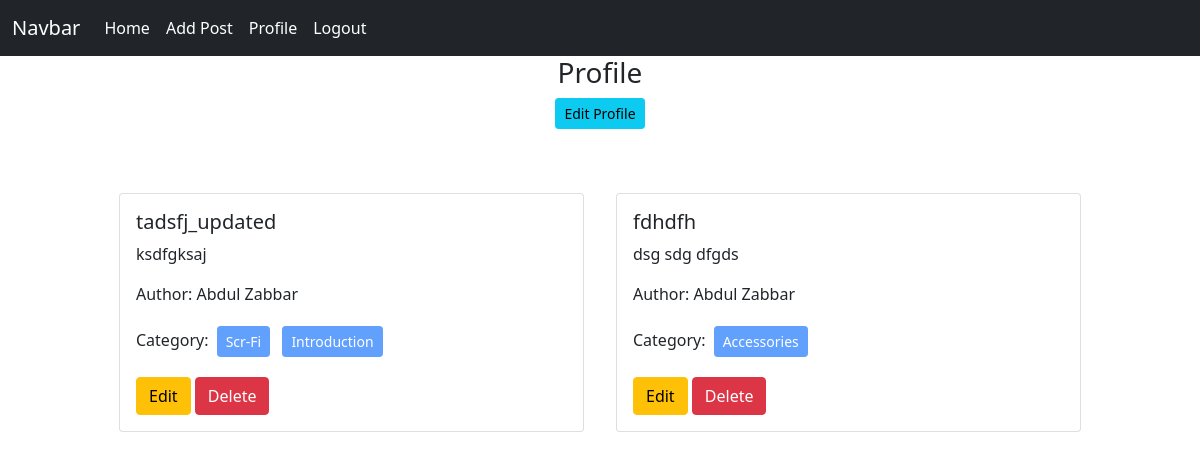
The app's page /author/profile/ (signed in) with its own data.
### posts/models.py (models this page shows, shortened)
class Post(models.Model):
    title= models.CharField(max_length=50)
    content= models.TextField()
    category= models.ManyToManyField(Category) # many to many relationship
    author= models.ForeignKey(User, on_delete=models.CASCADE)

### categories/models.py (models this page shows, shortened)
class Category(models.Model):
    name= models.CharField(max_length=100)
    slug= models.SlugField(max_length=100, null=True, blank=True, unique=True)

### author/views.py (the view)
# urls.py: path('profile/', views.profile, name='profile'),
@login_required
def profile(request):
    data= Post.objects.filter(author= request.user)
    return render(request, 'profile.html', {'data': data})

### author/templates/profile.html
{% extends "base.html" %}
{% load crispy_forms_tags %}
{% block content %}
<h3 class="text-center">Profile</h3>
<div class="text-center">
    <a href="{% url 'edit_profile' %}" class="btn btn-info btn-sm">Edit Profile</a>
</div>
<div class="d-flex flex-wrap justify-content-center container pt-5">
    {% for post in data  %}
    <div class="col-sm-5 m-3">
        <div class="card">
          <div class="card-body">
            <h5 class="card-title">{{post.title}}</h5>
            <p class="card-text">{{post.content}}</p>
            <p>Author: {{post.author.first_name}} {{post.author.last_name}}</p>
            <p>Category:
                {% for cat in post.category.all %}
                    <button class="btn btn-primary btn-sm m-1" disabled>{{cat.name}}</button>
                {% endfor %}
            </p>
            <a href="{% url 'edit_post' post.id %}" class="btn btn-warning">Edit</a>
            <a href="{% url 'delete_post' post.id %}" class="btn btn-danger">Delete</a>
          </div>
        </div>
      </div>
    {% endfor %}
  </div>
{% endblock content %}

### records on screen
Post: title "tadsfj_updated", content "ksdfgksaj", author.first_name "Abdul", author.last_name "Zabbar"
Category: name "Scr-Fi"
Category: name "Introduction"
Post: title "fdhdfh", content "dsg sdg dfgds", author.first_name "Abdul", author.last_name "Zabbar"
Category: name "Accessories"
